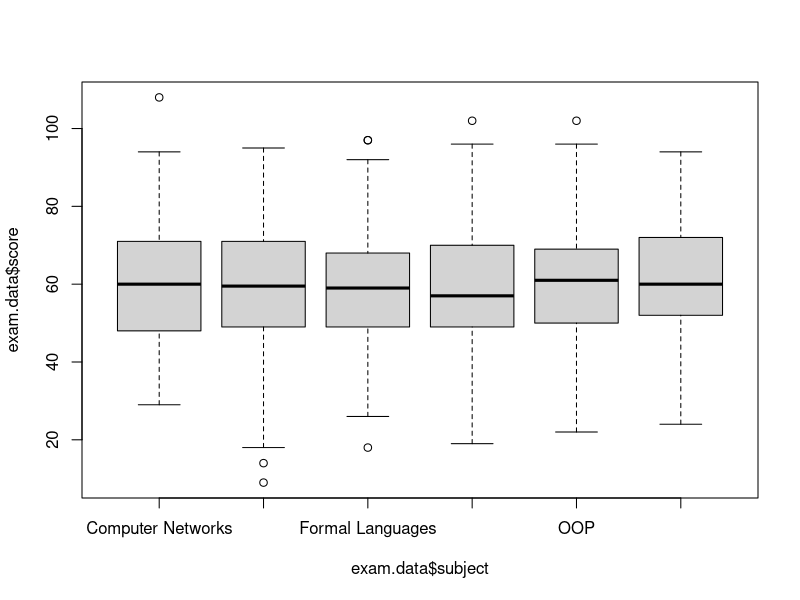

Source code (R):
## ---- chunk 1
    library(tidyverse)
## ---- chunk 2
    exam.data = read.csv("exam_data.csv")
## ---- chunk 3
    exam.data <- exam.data %>% mutate(grade = case_when(score < 50 ~ 5,
                                                        score >= 50 & score < 65 ~ 4,
                                                        score >= 65 & score < 80 ~ 3,
                                                        score >= 80 & score < 90 ~ 2,
                                                        score >= 90 ~ 1))
## ---- chunk 4
    exam.data <- exam.data %>% separate(exam, into=c("matnr", "subject"),sep = "/")
## ---- chunk 5
    exam.data %>% select(matnr) %>% unique() %>% count()
## ---- chunk 6
    exam.data %>% group_by(subject) %>% summarise(num_test = n())
## ---- chunk 7
    exam.data %>% count(subject, grade) %>% pivot_wider(names_from = subject, values_from = n)
## ---- chunk 8
    exam.data %>% group_by(subject) %>% summarise(min = min(score), max = max(score), quant1= quantile(score, p=0.25), quant2 = quantile(score, p=0.5), quant3= quantile(score, p= 0.75), mean = mean(score), participants= n(), dropoutrate= sum(grade==5) / n())
## ---- chunk 9
    boxplot(exam.data$score ~ exam.data$subject,beside=T)
## ---- chunk 10
    test_result <- chisq.test(exam.data$attempt, exam.data$grade)
## ---- chunk 11
     test_result$observed %>% addmargins()
## ---- chunk 12
    test_result$expected %>% addmargins()
## ---- chunk 13
    test_result$statistic
## ---- chunk 14
    coins <- tibble(no = 1:5, prob.head = dbinom(no, 5, 0.4), prob.tail = dbinom(no, 5, 1/6), prob.total = 1/3 * prob.head + 2/3 * prob.tail)
## ---- chunk 15
    ex <- sum(coins$no * coins$prob.total)
    ex
## ---- chunk 16
    ex2 <- sum(coins$no^2 * coins$prob.total)
    ex2 - ex^2
## ---- chunk 17
    dbinom(3, 5, 0.4) * (1/3) / coins[3, "prob.total"]
## ---- chunk 18
    #N(mu = 0.53 * 300 * 50, sigma2 = 300*0.53^2*2^2)
## ---- chunk 19
    df.votes <- c(1, 0, 1, 0, 1, 0, 0, 0, 0, 0, 0, 0, 1, 0, 0, 0, 0, 1, 0, 1, 0, 1, 0, 1, 0, 1, 0, 0, 0, 0, 1, 0, 0, 0, 0, 0, 0, 0, 1, 0, 1, 0, 0, 0, 1, 0, 0, 1, 0, 1, 0, 0, 0, 0, 0, 0, 0, 1, 1, 1, 0, 1, 1, 1, 1, 0, 0, 1, 0, 0, 0, 0, 0, 0, 0, 1, 0, 1, 1, 0, 0, 0, 0, 1, 0, 1, 0, 1, 0, 0, 1, 0, 0, 0, 1, 0, 1, 0, 0, 0)
## ---- chunk 20
    X <- sum(df.votes)
    n <- length(df.votes)
    p_hat <- X / n
    p_hat
## ---- chunk 21
    alpha <- 0.05
    
    test <- t.test(df.votes, alternative = "two.sided", conf.level = 1-alpha)
    test$conf.int
